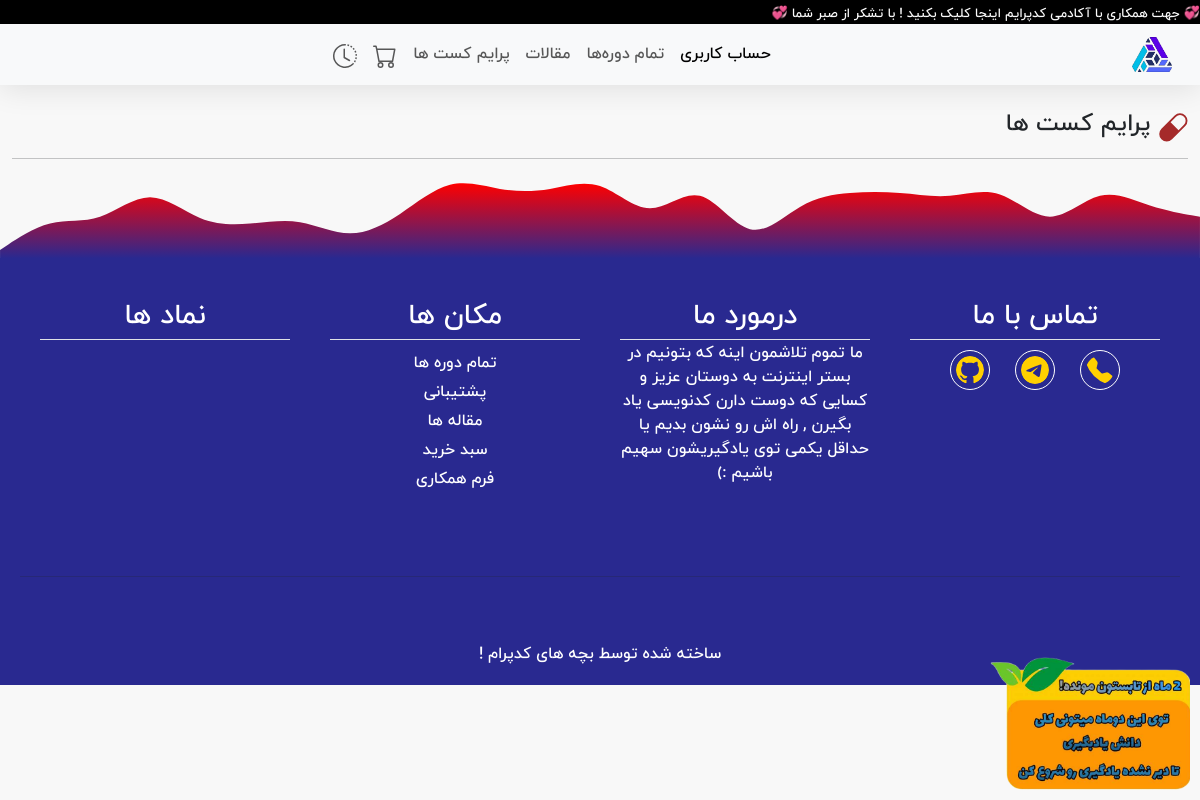
/primecast/, run on an earlier commit of the app's database.
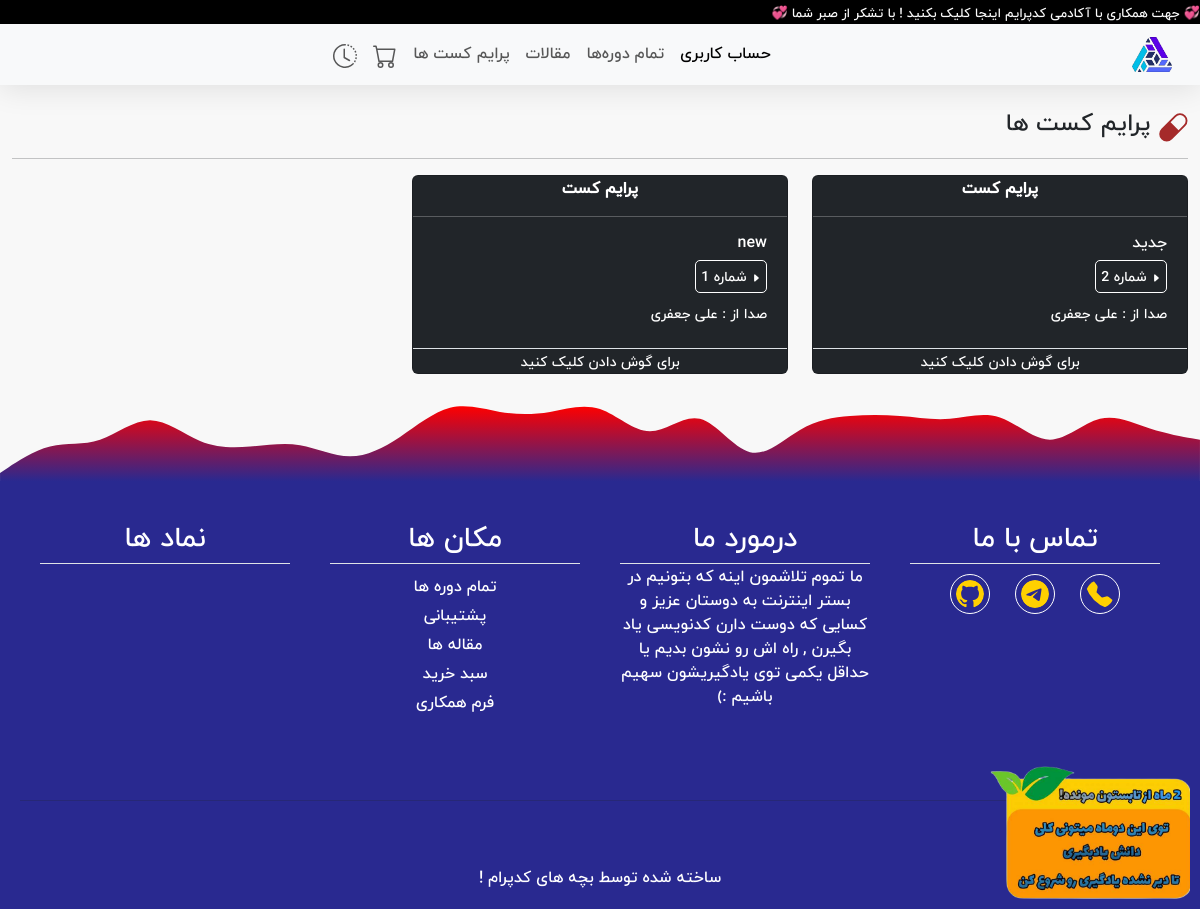
And on a later commit of the database.
### PadCast/models.py (models this page shows, shortened)
class PrimeCast(models.Model):
    user = models.ForeignKey(User,on_delete=models.CASCADE)
    title = models.CharField(max_length=1000)
    slug = models.SlugField()
    banner = models.ImageField(upload_to="prime_cast/banner/%Y/")
    desc = RichTextField()
    voice = models.FileField(upload_to="prime_cast/voice/%Y/")
    date = models.DateTimeField(auto_now_add=True)
    is_active = models.BooleanField(default=False)

### PadCast/views.py (the view)
# urls.py: path("",views.index_primecast,name="primecast"),
def index_primecast(request):
    md = PrimeCast.objects.filter(is_active=True).order_by("-date")
    return render(request,'primecast/index.html',{
        'md':md,
    })

### templates/primecast/index.html (shortened to what this page needs)
{% extends '../base.html' %}
{% load static %}
{% load humanize %}
{% block header %}
<link rel="stylesheet" href="{% static 'primecast/style.css' %}">
{% endblock %}
{% block body %}
<div class="container-fluid">
    <h4>
        <svg style="color: brown;" xmlns="http://www.w3.org/2000/svg" width="30" height="30" fill="currentColor" class="bi bi-capsule" viewBox="0 0 16 16">
            <path d="M1.828 8.9 8.9 1.827a4 4 0 1 1 5.657 5.657l-7.07 7.071A4 4 0 1 1 1.827 8.9Zm9.128.771 2.893-2.893a3 3 0 1 0-4.243-4.242L6.713 5.429z"/>
        </svg>
        پرایم کست ها
    </h4>
    <hr>
    <div class="row">
    {% for i in md %}
    <div class="col-md-4 col-sm-6 mb-4">
        <div class="card bg-dark" style="width: 100%; position: relative;">
            <strong style="text-align: center; color: white;">پرایم کست</strong>
            <hr style="color: white;">
            <h6 style="margin-right:20px; color: white;">{{i.title}}</h6>
            <small style="margin-right:20px; border: solid 1px white; width: fit-content; border-radius: 5px; padding: 5px; color: white; ">
                <svg xmlns="http://www.w3.org/2000/svg" width="10" height="10" fill="currentColor" class="bi bi-caret-right-fill" viewBox="0 0 16 16">
                    <path d="m12.14 8.753-5.482 4.796c-.646.566-1.658.106-1.658-.753V3.204a1 1 0 0 1 1.659-.753l5.48 4.796a1 1 0 0 1 0 1.506z"/>
                </svg>
                شماره {{i.id}}
            </small>
            <small style="margin-right:20px; color: white; margin-top: 10px;">صدا از : {{i.user.first_name}} {{ i.user.last_name }}</small>
            <br>
            <div class="border-top"></div>
            <a href="{% url 'detail_padcast' i.slug %}" style="margin: auto; text-decoration: none;"><small style="color: white;">برای گوش دادن کلیک کنید </small></a>
        </div>
    </div>
    {% endfor %}
    </div>
</div>
{% endblock %}

### templates/base.html (shortened to what this page needs)
{% load static %}
<!DOCTYPE html>
<html lang="en">
<head>
    <link href="https://cdn.jsdelivr.net/npm/bootstrap@5.3.3/dist/css/bootstrap.min.css" rel="stylesheet">
    {% block header %}{% endblock %}
</head>
<body>
    {% include 'navbar.html' %}
    {% include 'msg.html' %}
    {% block body %}{% endblock %}
    {% include 'footer.html' %}
      <a href="{% url 'all_pkg' %}" class="summer">
        <img src="{% static 'index/summer.png' %}" alt="png" style="width: 200px;">
      </a>
</body>
</html>

### templates/navbar.html (shortened to what this page needs)
{% load static %}
{% block header %}
<link rel="stylesheet" href="{% static 'navbar/style.css' %}">
{% endblock %}
<div class="teammate" dir="rtl" style="background-color: black; position: relative; padding: 0;">
    <a href="{% url 'create_participate' %}" style="color: white; text-decoration: none; font-size: small;">💞 جهت همکاری با آکادمی کدپرایم اینجا کلیک بکنید ! با تشکر از صبر شما 💞</a>
</div>
<nav class="navbar navbar-expand-lg  navbar-light bg-light" dir="rtl" style="position: sticky; top: 0; z-index: 1000000;">
    <div class="container-fluid">
        <a class="navbar-brand" href="{% url 'index' %}">
            <img src="{% static 'index/fav.png' %}" alt="Logo" width="40" height="auto">
        </a>
        <div class="collapse navbar-collapse" id="navbarSupportedContent">
            <ul class="navbar-nav mx-auto mb-2 mb-lg-0">
                <li class="nav-item">
                    {% if request.user.is_authenticated %}
                    <a class="nav-link active" aria-current="page" href="{% url 'index' %}">{{ request.user.username }}</a>
                    {% else %}
                    <a class="nav-link active" aria-current="page" href="{% url 'login' %}">حساب کاربری</a>
                    {% endif %}
                </li>
                <li class="nav-item">
                    <a class="nav-link" href="{% url 'all_pkg' %}">تمام دوره‌ها</a>
                </li>
                <li class="nav-item">
                    <a class="nav-link" href="{% url 'all_blog' %}">مقالات</a>
                </li>
                <li class="nav-item">
                    <a class="nav-link" href="{% url 'primecast' %}">پرایم کست ها</a>
                </li>
                <li class="nav-item">
                    <a class="nav-link" href="{% url 'view_cart' %}">
                    </a>
                </li>
                <li class="nav-item">
                    <a class="nav-link" href="{% url 'history' %}">
                    </a>
                </li>
            </ul>
        </div>
    </div>
</nav>
<br>

### templates/msg.html (shortened to what this page needs)
    <div class="">

### templates/footer.html (shortened to what this page needs)
{% load static %}
{% block header %}
<link rel="stylesheet" href="{% static 'footer/style.css' %}">
{% endblock %}
<footer>
    <div class="flex-container-footer">
    <div class="side-right">
        <div class="contact">
            <h3 style="color: white;">تماس با ما</h3>
            <div class="border-top"></div>
        </div>
        <div>
            <a href="tel:+989336472907">
            </a>
            <a href="https://t.me/cod3prime" target="_blank">
            </a>
            <a href="https://github.com/Mr-Elliot-0/" target="_blank">
            </a>
        </div>
    </div>
    <div class="center-side">
        <div class="about-side">
            <h3 style="color: white;">درمورد ما</h3>
            <div class="border-top"></div>
        </div>
        <div class="about">
            <p style="color: white; max-width: 300px;">ما تموم تلاشمون اینه که بتونیم در بستر اینترنت به دوستان عزیز و کسایی که دوست دارن کدنویسی یاد بگیرن , راه اش رو نشون بدیم یا حداقل یکمی توی یادگیریشون سهیم باشیم :)</p>
        </div>
    </div>
    <div class="left-side">
        <div class="access-side">
            <h3 style="color: white;">مکان ها</h3>
            <div class="border-top"></div>
        </div>
        <div class="access" style="list-style: none;">
            <li><a href="{% url 'all_pkg' %}" style="color: white; text-decoration: none;">تمام دوره ها</a></li>
            <li><a href="tel:+989336472907" style="color: white; text-decoration: none;">پشتیبانی</a></li>
            <li><a href="{% url 'all_blog' %}" style="color: white; text-decoration: none;">مقاله ها</a></li>
            <li><a href="{% url 'view_cart' %}" style="color: white; text-decoration: none;">سبد خرید</a></li>
            <li><a href="{% url 'create_participate' %}" style="color: white; text-decoration: none;">فرم همکاری</a></li>
        </div>
    </div>
    <div class="end-side logoes">
        <div class="access-side">
            <h3 style="color: white;">نماد ها</h3>
            <div class="border-top"></div>
        </div>
        <div class="access" style="list-style: none; margin-left: 10px; margin-right: 10px; margin-top: 5px;">
    </div>
    </div>
    </div>
    <hr>
    <br><br>
    <center><p style="text-align: center; margin: auto; color: white;">ساخته شده توسط بچه های کدپرام !</p></center>
</footer>

### static/navbar/style.css (style rules this page uses)
.navbar { background: rgba(255, 255, 255, 0.2); box-shadow: 0 4px 30px rgba(0, 0, 0, 0.1); backdrop-filter: blur(8.1px); -webkit-backdrop-filter: blur(8.1px); }

### static/footer/style.css (style rules this page uses)
a { text-decoration: none; }
footer { background-color: #292990; padding: 20px; box-sizing: border-box; }
.flex-container-footer { display: flex; flex-direction: row; justify-content: space-between; flex-wrap: wrap; padding-bottom: 40px; margin: auto; max-width: 1200px; }
.info { border: 1px solid white; border-radius: 100%; padding: 5px; margin: 10px; color: rgb(255, 208, 0); transition: transform 0.3s ease; }
.side-right, .center-side, .left-side, .end-side { margin: 20px; flex: 1 1 200px; }
.side-right { text-align: center; }
.center-side { text-align: center; }
.left-side { text-align: center; }
.end-side { text-align: center; }
.access-side { margin-bottom: 10px; }
.access li { list-style: none; margin: 5px 0; }
.access a { color: white; text-decoration: none; }

What changed in the data, as far as the page shows it:
added PrimeCast: title "جدید", id "2", user.first_name "علی", user.last_name "جعفری"
added PrimeCast: title "new", id "1", user.first_name "علی", user.last_name "جعفری"
